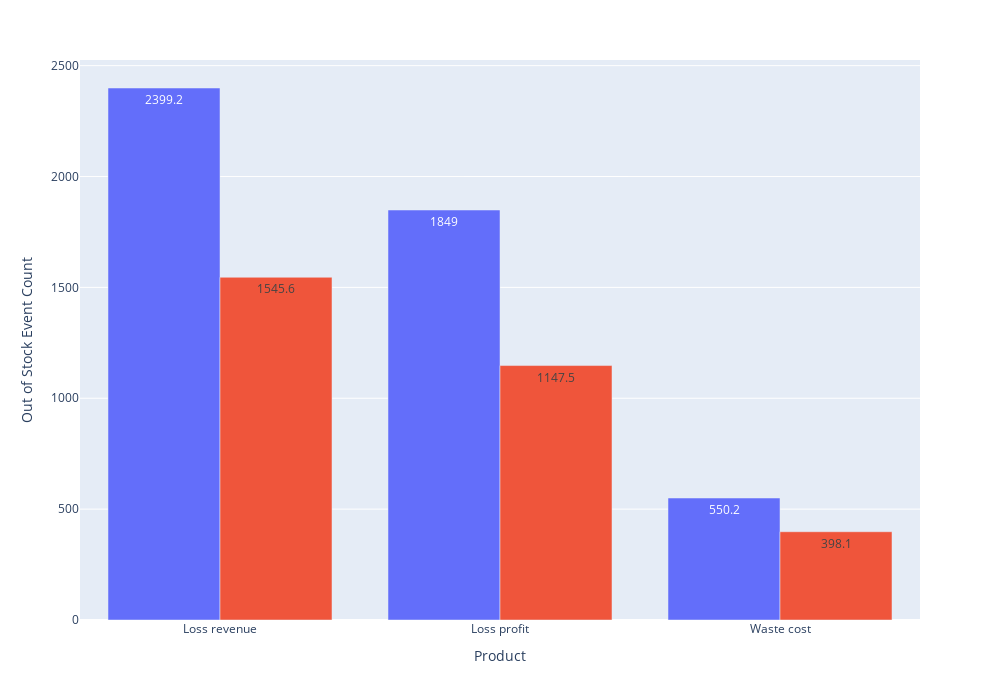

Here is the notebook cell this chart was saved with:
### Code cell
import plotly.express as px
fig = px.bar(results, x="Metric", y='values', color="Method", barmode='group', text="values")
fig.update_layout(showlegend=False, xaxis_title="Product",
    yaxis_title="Out of Stock Event Count",width=1000,
    height=700, title={
                'y':0.9,
        'x':0.5,
        'xanchor': 'center',
        'yanchor': 'top'},
        paper_bgcolor='rgba(0,0,0,0)')
fig.show()

### Figure 1 — Plotly figure (JSON) as saved in the notebook; plotly's stock layout.template omitted (floating-point values rounded to 4 significant figures)
{"data": [{"alignmentgroup": "True", "hovertemplate": "Method=Actual<br>Metric=%{x}<br>values=%{text}<extra></extra>", "legendgroup": "Actual", "marker": {"color": "#636efa"}, "name": "Actual", "offsetgroup": "Actual", "orientation": "v", "showlegend": true, "text": [2399.0, 1849, 550.2], "textposition": "auto", "type": "bar", "x": ["Loss revenue", "Loss profit", "Waste cost"], "xaxis": "x", "y": [2399.0, 1849, 550.2], "yaxis": "y"}, {"alignmentgroup": "True", "hovertemplate": "Method=Predicted w/discounts<br>Metric=%{x}<br>values=%{text}<extra></extra>", "legendgroup": "Predicted w/discounts", "marker": {"color": "#EF553B"}, "name": "Predicted w/discounts", "offsetgroup": "Predicted w/discounts", "orientation": "v", "showlegend": true, "text": [1546.0, 1148.0, 398.1], "textposition": "auto", "type": "bar", "x": ["Loss revenue", "Loss profit", "Waste cost"], "xaxis": "x", "y": [1546.0, 1148.0, 398.1], "yaxis": "y"}], "layout": {"barmode": "group", "height": 700, "legend": {"title": {"text": "Method"}, "tracegroupgap": 0}, "margin": {"t": 60}, "paper_bgcolor": "rgba(0,0,0,0)", "showlegend": false, "title": {"x": 0.5, "xanchor": "center", "y": 0.9, "yanchor": "top"}, "width": 1000, "xaxis": {"anchor": "y", "domain": [0, 1], "title": {"text": "Product"}}, "yaxis": {"anchor": "x", "domain": [0, 1], "title": {"text": "Out of Stock Event Count"}}}}
